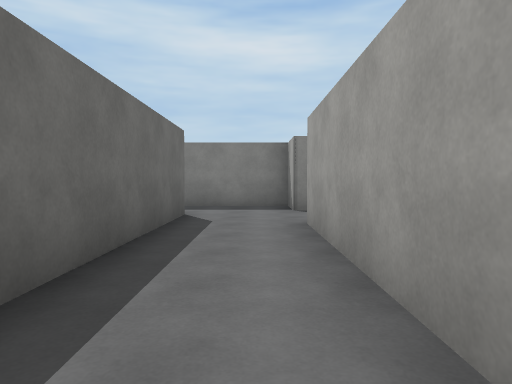
view 1 (above)

24 first-person views from a walk through a scene from a Unity 3-D project. The camera is 1.3 m above the floor, tilts 2° down and sees 70° across. The floor is counted in squares, 2 m on a side. Each view is taken from the middle of a square. On the plan, view 1 faces up. The plan holds only what a view shows up to about 11 squares ahead; the rest is blank. The player character is not drawn. Surface patterns are stand-ins for the level's own textures.

view 2
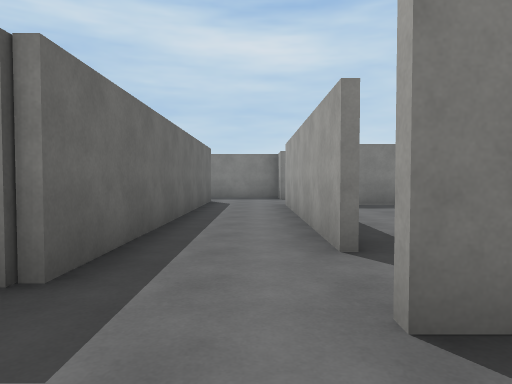

view 3
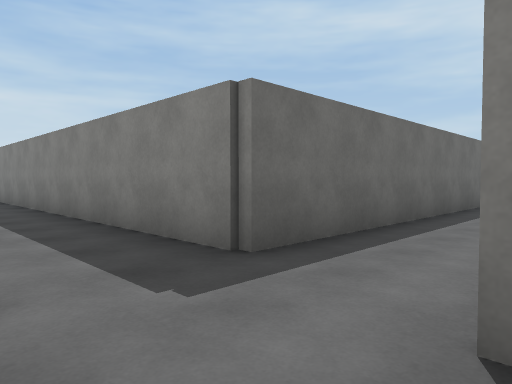

view 4
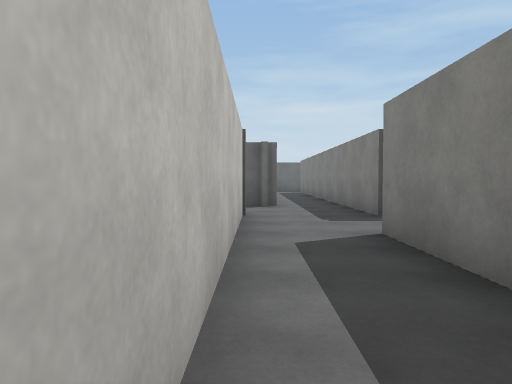

view 5
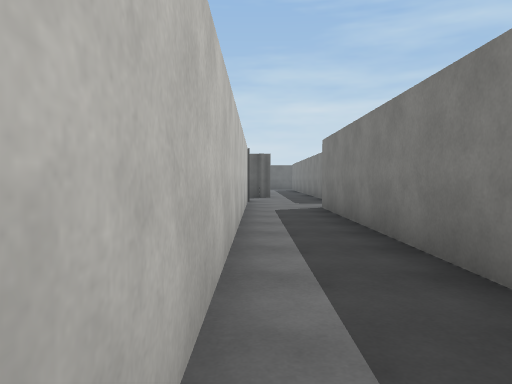

view 6
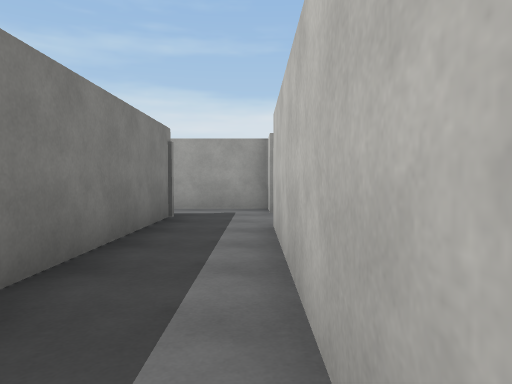

view 7
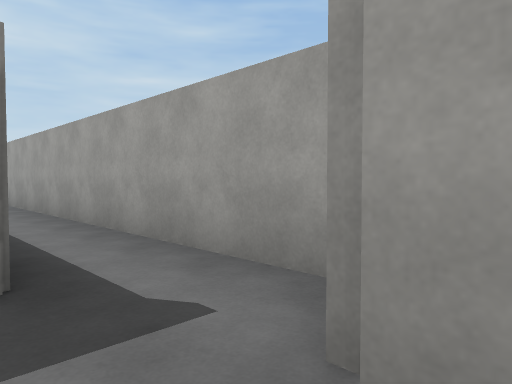

view 8
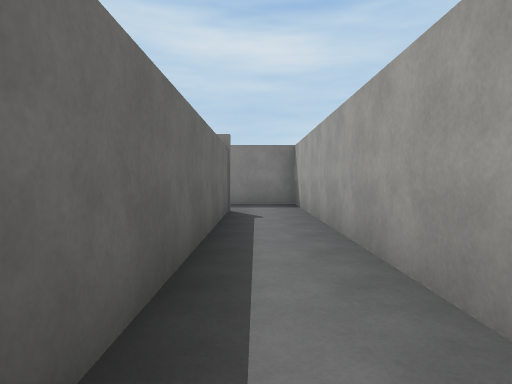

view 9
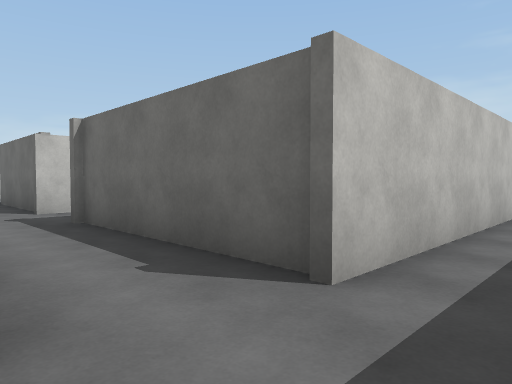

view 10
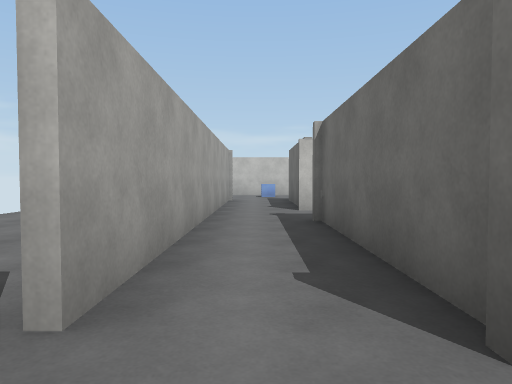

view 11
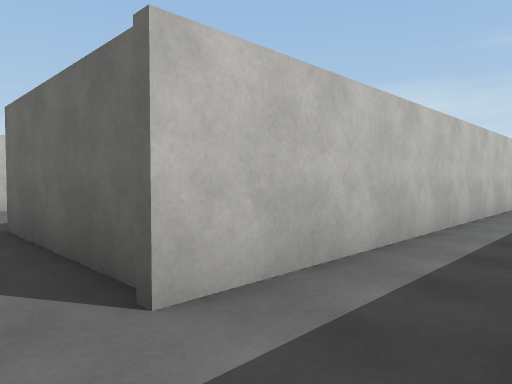

view 12
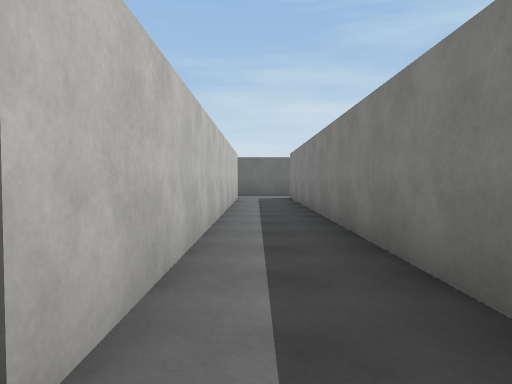

view 13
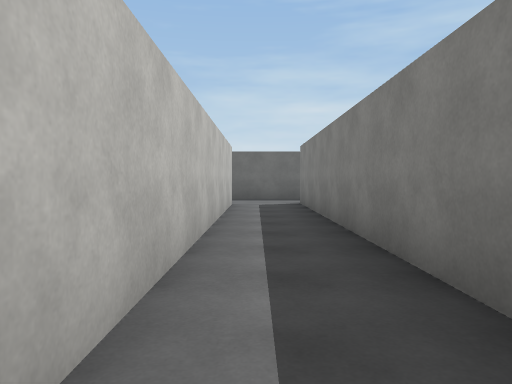

view 14
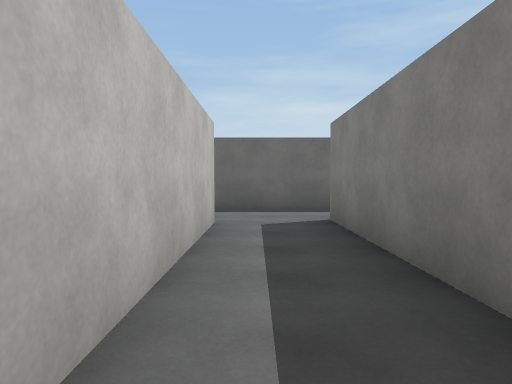

view 15
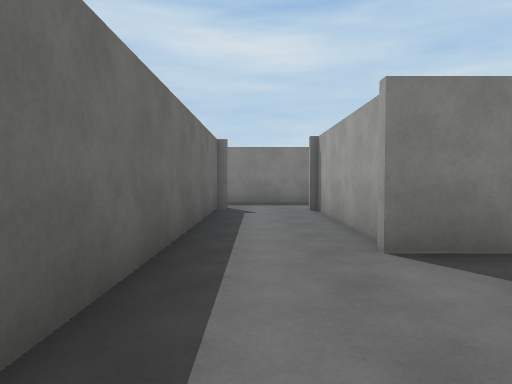

view 16
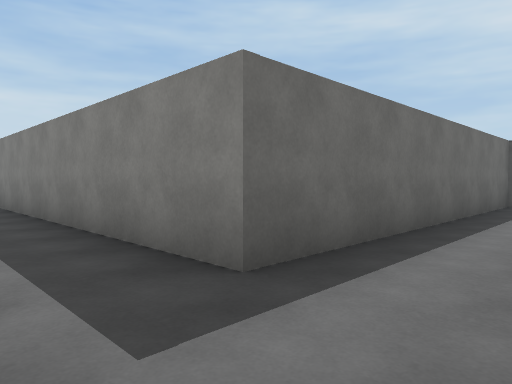

view 17
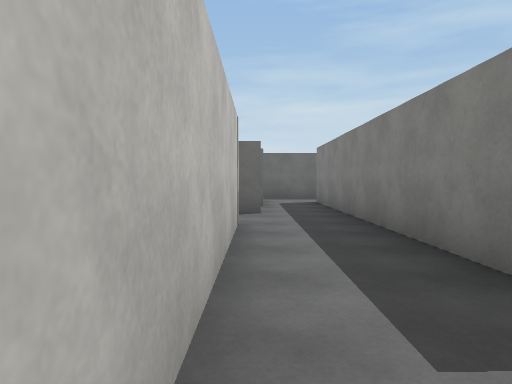

view 18
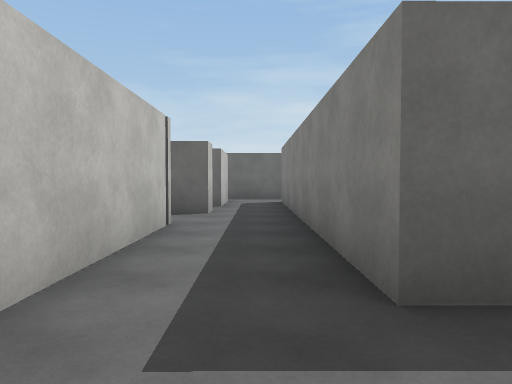

view 19
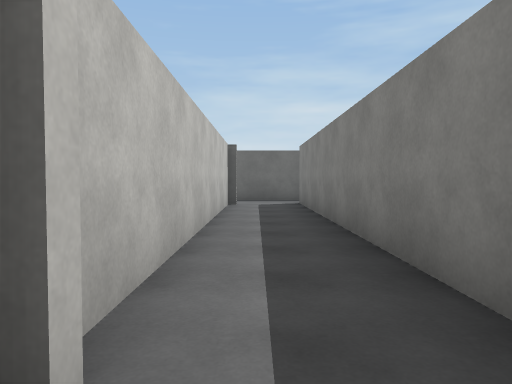

view 20
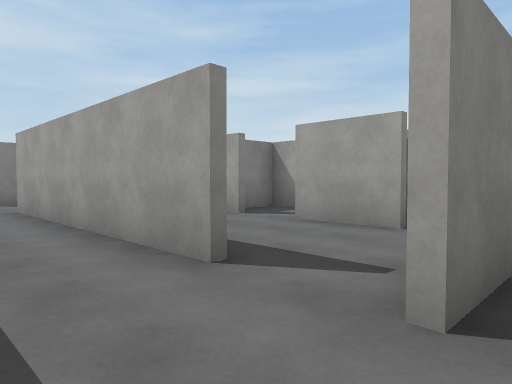

view 21
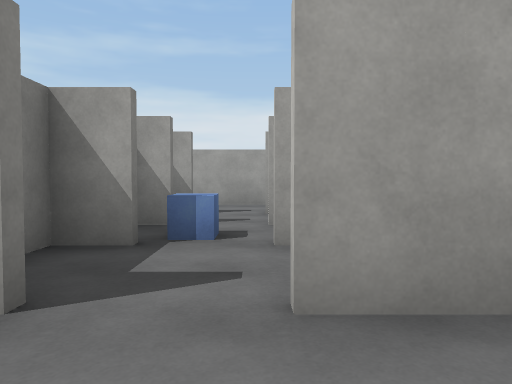

view 22
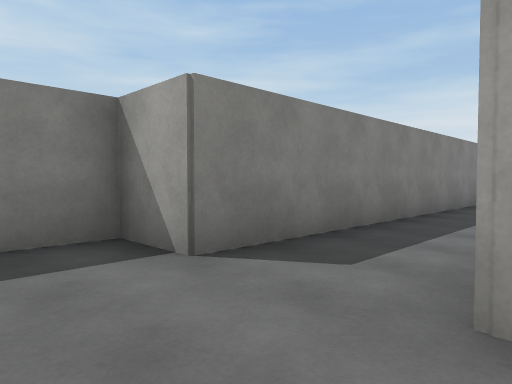

view 23
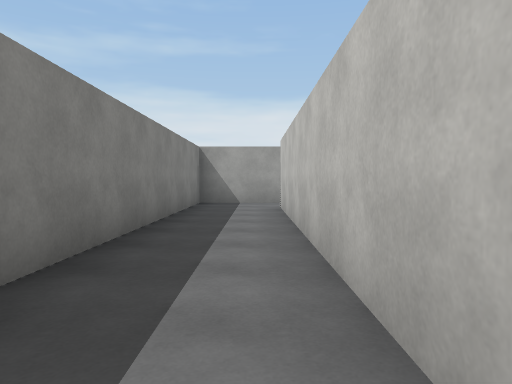

view 24
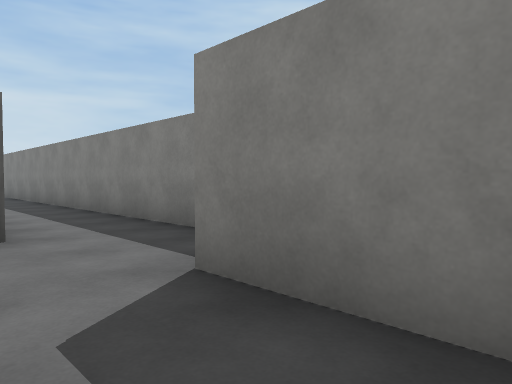

### Floor plan
Points are (right, up) in squares from view 1. A wall is a line through its corners. A room is listed if a view was taken in it or the views show most of it. See-through windows are left out.
Room 1 (views 1, 2, 3, 4, 5, 6, 8, 9, 10, 19, 20, 22, 23, 24)
walls: (0.8, -0.9) (0.8, 5.5); (-1.3, 6.8) (-1.3, -1.8) (-12.9, -1.8); (3.8, 5.4) (11.4, 5.4) (11.4, -1.2); (-1.7, -4.2) (10, -4.2); (11.5, -2.5) (0.6, -2.5); (-12.1, -3.7) (-4.4, -3.7); (13, -4.2) (13, 7.6) (0.8, 7.6) (0.8, 8.9) (-9.8, 8.9)
ways out: opening at (11, -5) to room 2; opening at (-3, -5) to room 5; opening at (1, -1) to room 6; opening at (-13, -3)
Room 2 (views 7, 11, 12, 13, 14)
walls: (9.4, -8.8) (-2, -8.8); (11.8, -10.5) (11.8, -4.5); (10, -4.2) (10, -8.9); (-1.5, -10.6) (10, -10.6)
ways out: opening at (11, -5) to room 1; opening at (-1, -10) to room 5; opening at (11, -11)
Room 3 (views 15, 16, 17, 18)
walls: (-3.9, -10.6) (-3.9, -12.3) (-9.4, -12.3); (-7.4, -14.3) (-2.2, -14.3); (-9.6, -13.8) (-8.9, -13.8) (-8.9, -14.6)
ways out: opening at (-2.5, -11.5) to room 5; opening at (-9, -13) to room 7
Room 4 (view 21)
walls: (5.6, 2.1) (5.6, 3) (4.6, 3); (7.2, 2.1) (7.2, 2.8); (3.7, 2.1) (3.7, 2.6); (8.9, 2.1) (8.9, 2.6); (3.6, 5.3) (2.5, 5.3); (11.3, 0.8) (11.3, 2.6)
ways out: opening at (2.5, 0) to room 6
objects: other object (6, 2)
Room 5 (no view inside)
walls: (-1.7, -8.1) (-1.7, -4.2); (-3.9, -3.9) (-3.9, -10.6)
ways out: opening at (-3, -5) to room 1; opening at (-1, -10) to room 2; opening at (-2.5, -11.5) to room 3
Room 6 (no view inside)
walls: (3.7, -1) (3.7, 0.9)
ways out: opening at (1, -1) to room 1; opening at (2.5, 0) to room 4
Room 7 (no view inside)
walls: (-9.4, -12.3) (-12.4, -12.3); (-12.6, -13.8) (-10.6, -13.8)
ways out: opening at (-9, -13) to room 3; opening at (-11.5, -13); opening at (-10, -14)

Positions as (right, up) in squares from view 1, and headings:
1: (0, 0), facing up
2: (0, -4), facing up
3: (1, -4), facing up-left
4: (5, -4), facing left
5: (9, -4), facing left
6: (5, -4), facing right
7: (11, -5), facing up-right
8: (12, -2), facing up
9: (12, -3), facing down-left
10: (11, -3), facing down
11: (11, -9), facing down-left
12: (11, -10), facing left
13: (8, -10), facing left
14: (4, -10), facing left
15: (-3, -12), facing up
16: (-2, -14), facing up-left
17: (-2, -14), facing left
18: (-2, -13), facing left
19: (-3, -3), facing left
20: (-1, -3), facing up-right
21: (2, 1), facing right
22: (-1, 5), facing up-right
23: (3, 6), facing right
24: (3, 6), facing up-left
